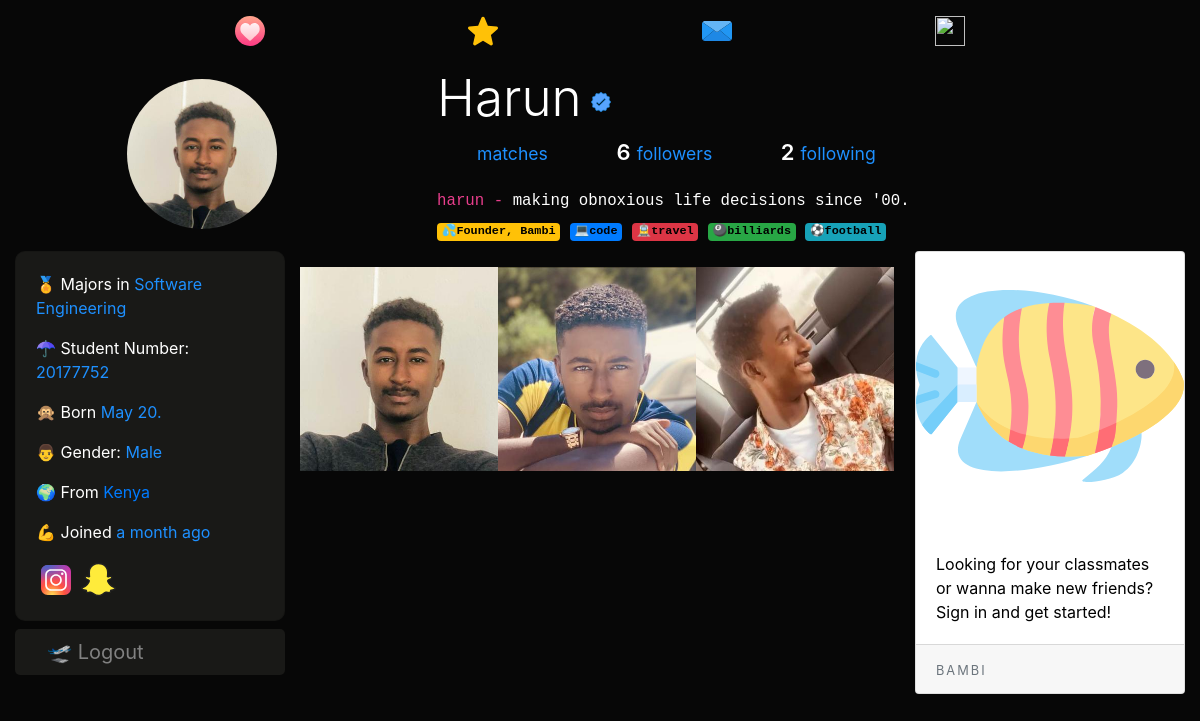
Page /harun on the committed database.
### dating/models.py (models this page shows, shortened)
class User(db.Model, UserMixin):
	id = db.Column(db.Integer, primary_key=True)
	username = db.Column(db.String(20), unique=True, nullable=False)
	email = db.Column(db.String(120), unique=True, nullable=True)
	dp = db.Column(db.String(20), nullable=False, default='default.jpg')
	dp2 = db.Column(db.String(20), nullable=False, default='flip.png')
	dp3 = db.Column(db.String(20), nullable=False, default='plane.png')
	password = db.Column(db.String(60), nullable=False)
	last_seen = db.Column(db.DateTime, default=datetime.utcnow)
	date_joined = db.Column(db.DateTime, nullable=False, default=datetime.utcnow)
	department = db.Column(db.String(20), nullable=False)
	student_number = db.Column(db.Integer(), unique=True, nullable=True)
	age = db.Column(db.DateTime, nullable=False)
	gender = db.Column(db.String(20), nullable=False)
	country = db.Column(db.String(20), default="Cyprus", nullable=True)
	bio = db.Column(db.String(120), nullable=True)
	private = db.Column(db.Boolean, default=False, nullable=False)
	snapchat = db.Column(db.String(20), default="snapchat", nullable=True)
	instagram = db.Column(db.String(20), default="instagram", nullable=True)
	followed = db.relationship(
		'User', secondary=followers,
		primaryjoin=(followers.c.follower_id == id),
		secondaryjoin=(followers.c.followed_id == id),
		backref=db.backref('followers', lazy='dynamic'), lazy='dynamic')
	messages_sent = db.relationship('Message',
									foreign_keys='Message.sender_id',
									backref='author', lazy='dynamic')
	messages_received = db.relationship('Message',
										foreign_keys='Message.recipient_id',
										backref='recipient', lazy='dynamic')
	last_message_read_time = db.Column(db.DateTime)
	def birthday(self):
		if self.age.month == datetime.today().month:
			if self.age.day == datetime.today().day:
				return True

### dating/routes.py (the view, shortened to what this page needs)
@app.route("/<string:username>", methods=['GET', 'POST'])
def user_posts(username):
	username = username.lower()
	user = User.query.filter_by(username=username).first_or_404()
	return render_template('user_posts.html', user=user, title=user.username.title())

### dating/routes.py (called while the page is built)
@app.before_request
def before_request():
	if current_user.is_authenticated:
		current_user.last_seen = datetime.utcnow()
		db.session.commit()

### dating/templates/user_posts.html (shortened to what this page needs)
{% extends "layout.html" %}
{% block content %}
<div class="container-fluid">
  <section style="padding-top: 5px;">
    <div class="profile">
      <div class="profile-image">
        <img src="{{ url_for('static', filename='profile_pics/' + user.dp) }}" alt="" class="profile-thumbnail" style="width:150px;height:150px;">
      </div>
      <div class="profile-user-settings" style="display:flex;">
        <h2 class="profile-user-name">{{user.username.title()}}
          {% if user.username in ["harun" , "bambi"] %}
          <img src="{{ url_for('static', filename='resources/' + 'verified.svg') }}" style="width:20px;height:20px;margin-left: -5px;" title="Verified">
          {% endif %}
        </h2>
      </div>
      <div class="profile-stats">
        <ul>
          <li style="font-size:22px;" {% if user == current_user %} data-toggle="modal" data-target="#mutual" {% endif %}> <small>matches</small></li>
          <li style="font-size: 22px;" {% if user == current_user %} data-toggle="modal" data-target="#followers" {% endif %}><span class="profile-stat-count">{{ user.followers.count() }}</span> <small>followers</small></li>
          <li style="font-size: 22px;" {% if user == current_user %} data-toggle="modal" data-target="#following" {% endif %}><span class="profile-stat-count">{{ user.followed.count() }}</span> <small>following</small></li>
        </ul>
      </div>
      <div class="profile-bio">
        <p class="mb-2" style="font-size:18px;">
            <code>{{user.username}} - </code>
            {% if user.bio %}
            <code style="color:#fff;">{{user.bio | safe}}</code>
            {% else %}
            <code style="color:#fff;">hey there, lets be friends 🤗</code>
            {%endif%}
            <br>
            {% if user.username == 'harun' %}
              <code>
              <a class="badge badge-warning" style="color:#000;">💦Founder, Bambi</a>
              <a class="badge badge-primary" style="color:#000;">💻code</a>
              <a class="badge badge-danger" style="color:#000;">🚊travel</a>
              <a class="badge badge-success" style="color:#000;">🎱billiards</a>
              <a class="badge badge-info" style="color:#000;">⚽football</a>
              </code>
            {% endif %}
        </p>
      </div>
    </div>
</section>
  <div class="row">
    <div class="col-lg-3">
    <div class="card about mb-2" style="color:#fff;background:#191917;border-radius:10px;">
    <div class="card-body">
      <p> 🏅 Majors in <span>{{user.department}}</span></p>
      {% if user.student_number %}
      <p> ☂ Student Number: <span>{{user.student_number}}</span></p>
      {% endif %}
      <p> 🙊 Born
        <span>
          {% if current_user.is_authenticated %}
            {{user.age.strftime('%a, %b %d %Y.')}}
          {% else %}
            {{user.age.strftime(' %b %d. ')}}
          {% endif %}
        </span></p>
      <p> {% if user.gender == 'male' %} 👨 {% else %}👩 {% endif %} Gender: <span>{{user.gender.title()}}</span></p>
      {% if user.country %}
      <p> 🌍 From <a href="https://www.google.com/maps?q={{user.country.title()}}" target="_blank">
      {{user.country.title()}}</a></p>
      {% endif %}
      <p> 💪 Joined <span>{{ moment(user.date_joined).fromNow() }}</span></p>
      {% if user.instagram and user.instagram != "instagram"  %}
        <a href="https://www.instagram.com/{{user.instagram}}"><img src="{{ url_for('static', filename='resources/' + 'instagram.svg') }}" style="width:40px;height:40px;"></a>
      {% endif %}
      {% if user.snapchat and user.snapchat != "snapchat"  %}
        <a href="https://www.snapchat.com/add/{{user.snapchat}}"><img src="{{ url_for('static', filename='resources/' + 'snapchat.svg') }}" style="width:35px;height:35px;"></a>
      {% endif %}
    </div>
  </div>
  <div class="mt-2 mb-2 d-none d-lg-block" style="background:#191917;padding:8px 8px 8px 32px;font-size:20px;display:block;border-radius:5px;">
        <a href="{{ url_for('logout') }}" style="text-decoration:none;color:#818181;"> 🛫 Logout</a>
        </div>
</div>
    <div class="col-lg-6">
      <div class="row mt-3">
        <img src="{{ url_for('static', filename='profile_pics/' + user.dp) }}" alt="default profile" class="profile-thumbnail" style="width:33%;max-height:400px;">
        <img src="{{ url_for('static', filename='profile_pics/' + user.dp2) }}" alt="default profile" class="profile-thumbnail" style="width:33%;max-height:400px;">
        <img src="{{ url_for('static', filename='profile_pics/' + user.dp3) }}" alt="default profile" class="profile-thumbnail" style="width:33%;max-height:400px;">
      </div>
</div>
    <div class="col-lg-3 d-none d-lg-block">
      {% if current_user.is_authenticated %}
      {% with messages = get_flashed_messages(with_categories=true) %}
        {% if messages %}
            {% for category , message in messages %}
              <div class="alert alert-{{ category }} alert-dismissible fade show" role="alert">
                {{message}}
              <button type="button" class="close" data-dismiss="alert" aria-label="Close">
                  <span aria-hidden="true">&times;</span>
              </button>
              </div>
            {% endfor %}
        {% endif %}
      {% endwith %}
      {% if user.birthday() %}
          <div class="alert alert-dark alert-dismissible fade show dark-theme" role="alert">
            <span style="color:#1e90ff;">
              {% if user == current_user %}
                <img src="{{ url_for('static', filename='profile_pics/' + user.dp) }}" style="width:30px;height:30px;border-radius:50%;">
                  Happy Birthday {{user.username.title()}}! <img src="https://image.flaticon.com/icons/svg/2488/2488614.svg" style="width:20px;height:20px;margin-top:-5px;"></span>
                {%  else %}
                <a href="{{url_for('message', recipient=user.username)}}"><img src="{{ url_for('static', filename='profile_pics/' + user.dp) }}" style="width:30px;height:30px;border-radius:50%;">
                Today is {{user.username.title() + "'s"}} birthday! <img src="https://image.flaticon.com/icons/svg/2488/2488614.svg" style="width:20px;height:20px;margin-top:-5px;"></span></a>
                {% endif %}
              <button type="button" class="close" data-dismiss="alert" aria-label="Close">
                <span aria-hidden="true">&times;</span>
              </button>
          </div>
        {% endif %}
      <div class="alert alert-success alert-dismissible fade show dark-theme" role="alert">
        <a href="{{ url_for('discover') }}"  style="color:#fff;text-decoration: none">
      <span style="color:#1e90ff;">🔥 Discover Friends!</span> Swipe left and right on discover to make friends.</a>
        <button type="button" class="close" data-dismiss="alert" aria-label="Close">
          <span aria-hidden="true">&times;</span>
        </button>
      </div>
      <div class="card" style="color:#000;">
      <img class="card-img-top" src="{{ url_for('static', filename='resources/' + 'logo.svg') }}" alt="logo">
      <div class="card-body">
        <h5 class="card-title"><i class="fas fa-ad"></i></h5>
        <p class="card-text">Looking for your classmates or wanna make new friends? Sign in and get started!</p>
      </div>
      <div class="card-footer">
        <small class="text-muted logo">BAMBI</small>
      </div>
    </div>
    {% else %}
    <div class="card" style="color:#000;">
      <img class="card-img-top" src="{{ url_for('static', filename='resources/' + 'logo.svg') }}" alt="logo">
      <div class="card-body">
        <p class="card-text">Looking for your classmates or wanna make new friends? Sign in and get started!</p>
      </div>
      <div class="card-footer">
        <small class="text-muted logo">BAMBI</small>
      </div>
    </div>
    {% endif %}
</div>
      </div>
{% endblock content %}

### dating/static/main.css (style rules this page uses)
body { background:#070707; color:#fff; }
.logo { color: #fff; letter-spacing: 2px; }
small { color: #1e90ff; }

### dating/templates/user_posts.html (style rules this page uses)
*, *::before, *::after { box-sizing: border-box; }
.card-body span { color: #1e90ff; }
ul span { color: #fff; }
.profile::after { content: ""; display: block; clear: both; }
.profile-image { float: left; width: calc(33.333% - 1rem); display: flex; justify-content: center; align-items: center; margin-right: 3rem; }
.profile-image img { border-radius: 50%; margin-top:-10px; }
.profile-user-settings, .profile-stats, .profile-bio { float: left; width: calc(66.666% - 2rem); }
.profile-user-settings { margin-top: 1.1rem; }
.profile-user-name { display: inline-block; font-size: 3.2rem; font-weight: 300; }
.profile-stats { margin-top: 2.3rem; }
.profile-stats li { display: inline-block; font-size: 1.6rem; line-height: 1.5; margin-right: 4rem; cursor: pointer; }
.profile-stats li:last-of-type { margin-right: 0; }
.profile-bio { font-size: 1.6rem; font-weight: 400; line-height: 1.5; margin-top: 2.3rem; }
.profile-real-name, .profile-stat-count, .profile-edit-btn { font-weight: 600; }

### rows in the picture
User: dp (picture), username "Harun", username "harun", bio "making obnoxious life decisions since '00.", department "Software Engineering", student_number "20177752", age "May 20.", gender "Male", country "Kenya", date_joined "a month ago", dp2 (picture), dp3 (picture)

### other values in the picture
{{ user.followers.count() }} "6"
{{ user.followed.count() }} "2"
